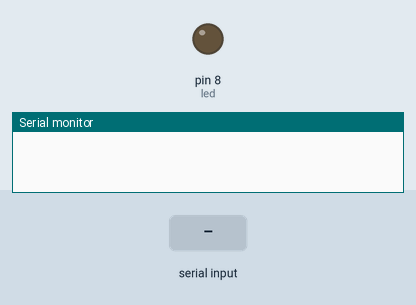
A sketch run on a simulated Arduino Uno, built with avr-gcc and run on an emulated ATmega328P. On the bench: output pins drawn as LEDs (lit = HIGH), the last lines printed to the serial monitor. The inputs (shaded band) are chosen by the test bench.

Above: at 1.2 s.
1.3 s: "1\n" received over Serial
At 2.0 s:
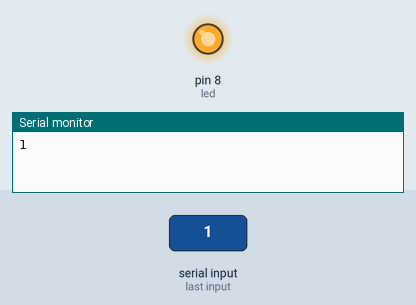
2.8 s: "2\n" received over Serial
At 3.1 s:
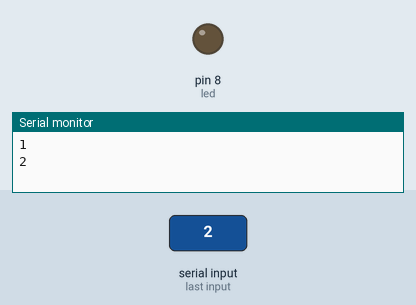
Timing chart, 0 to 5.8 s (numbered marks = the images above; inputs shaded):
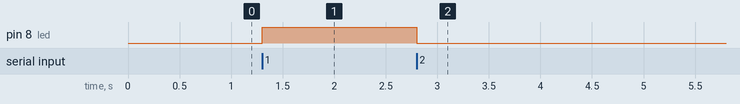

The sketch:

Bluetooth_Control_test.ino
```cpp
#define led 8
char i = 0;
void setup() {
Serial.begin(9600);
pinMode(led,OUTPUT);
digitalWrite(led,LOW);
}

void loop() {
 if(Serial.available() > 0)
 {
  i = Serial.read();
  Serial.print(i);
  Serial.print("\n");
  if (i == '1')
  {
    digitalWrite(led,HIGH);
  }
  else if (i == '2')
  {
    digitalWrite(led,LOW);
  }
 }
}
```

Measured:
- after the input at 1.3 s, pin 8 (led): LOW → HIGH at once
- after the input at 2.8 s, pin 8 (led): HIGH → LOW at once
